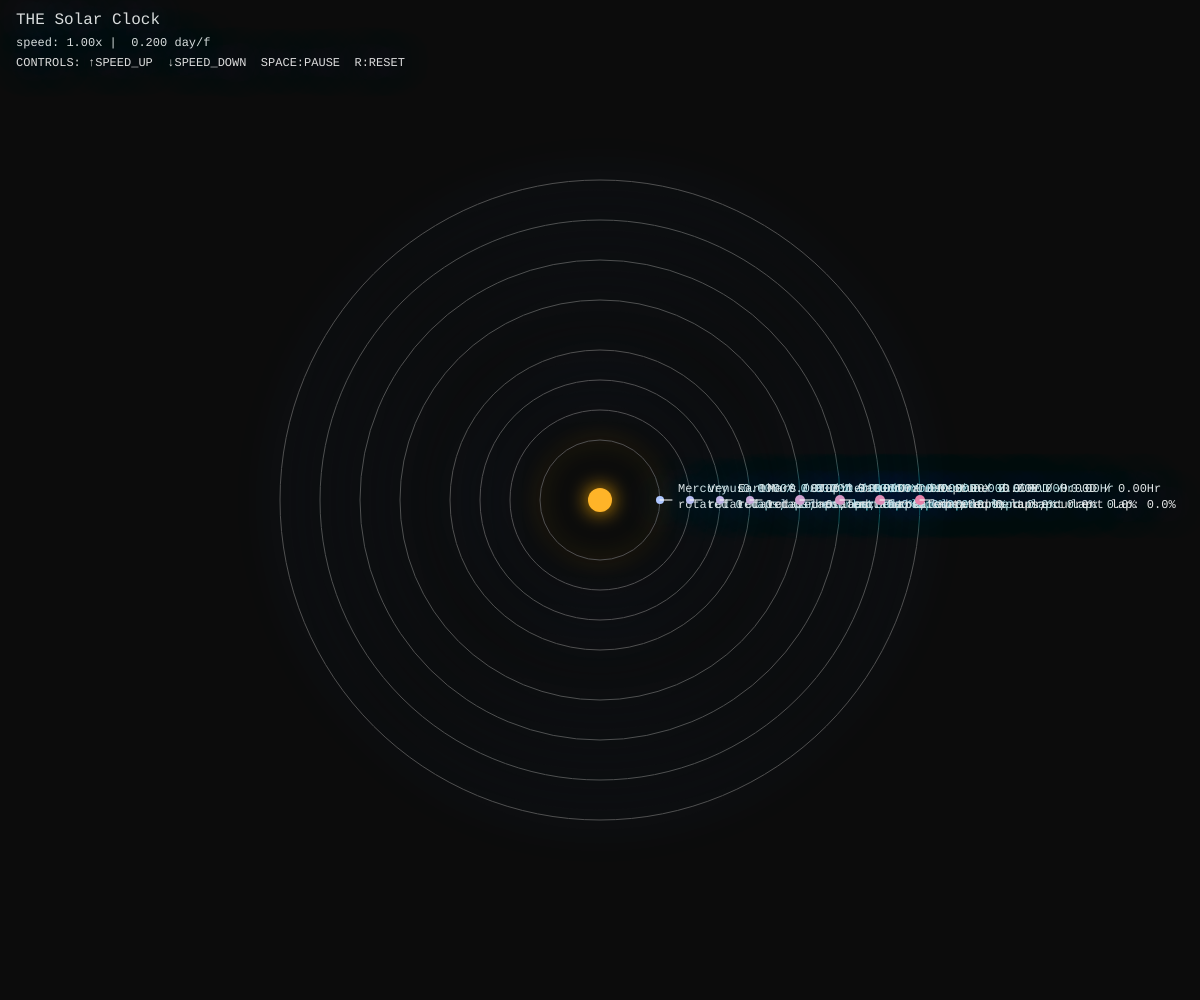
Frame 1 (no input)
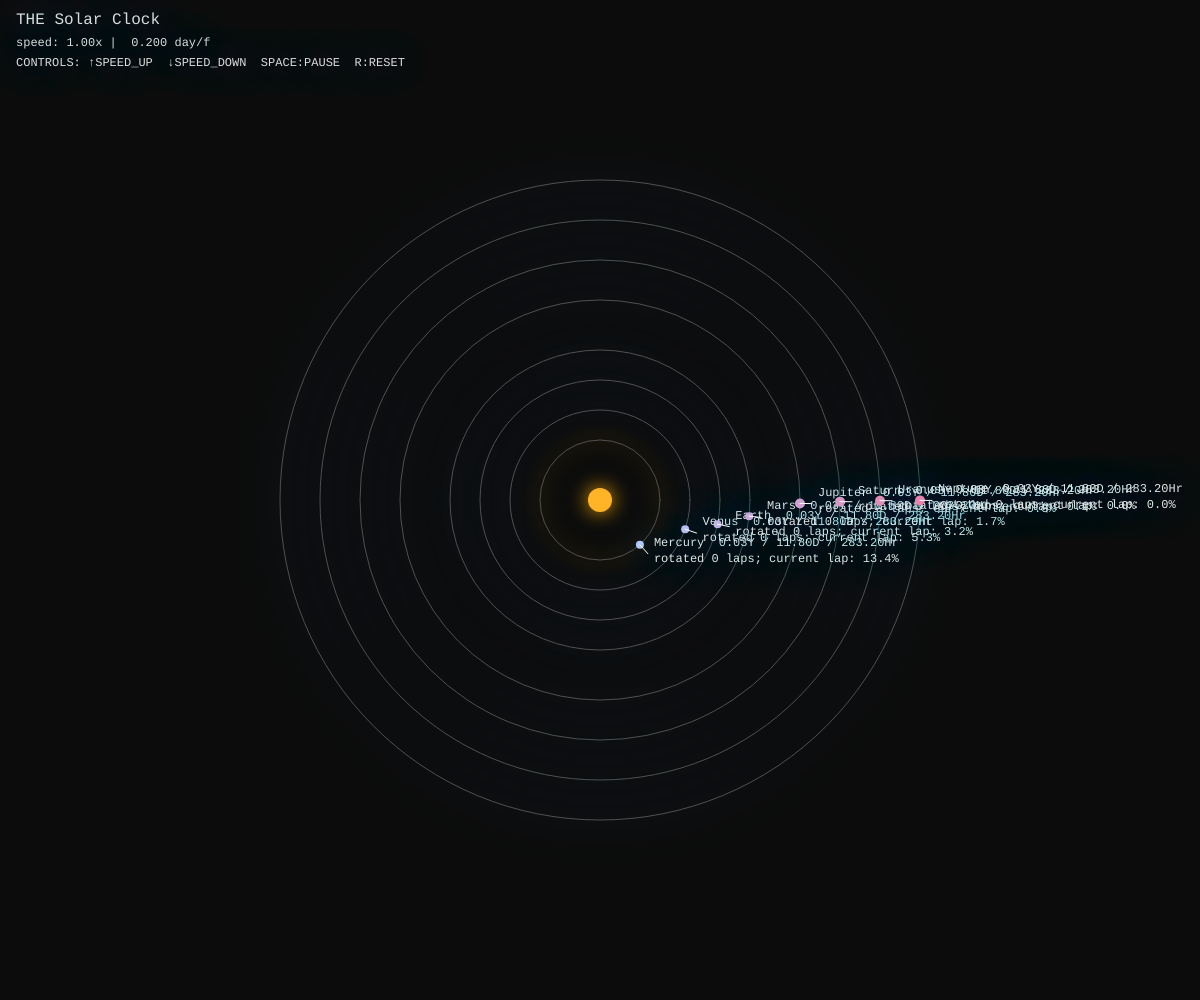
Frame 60 (no input)
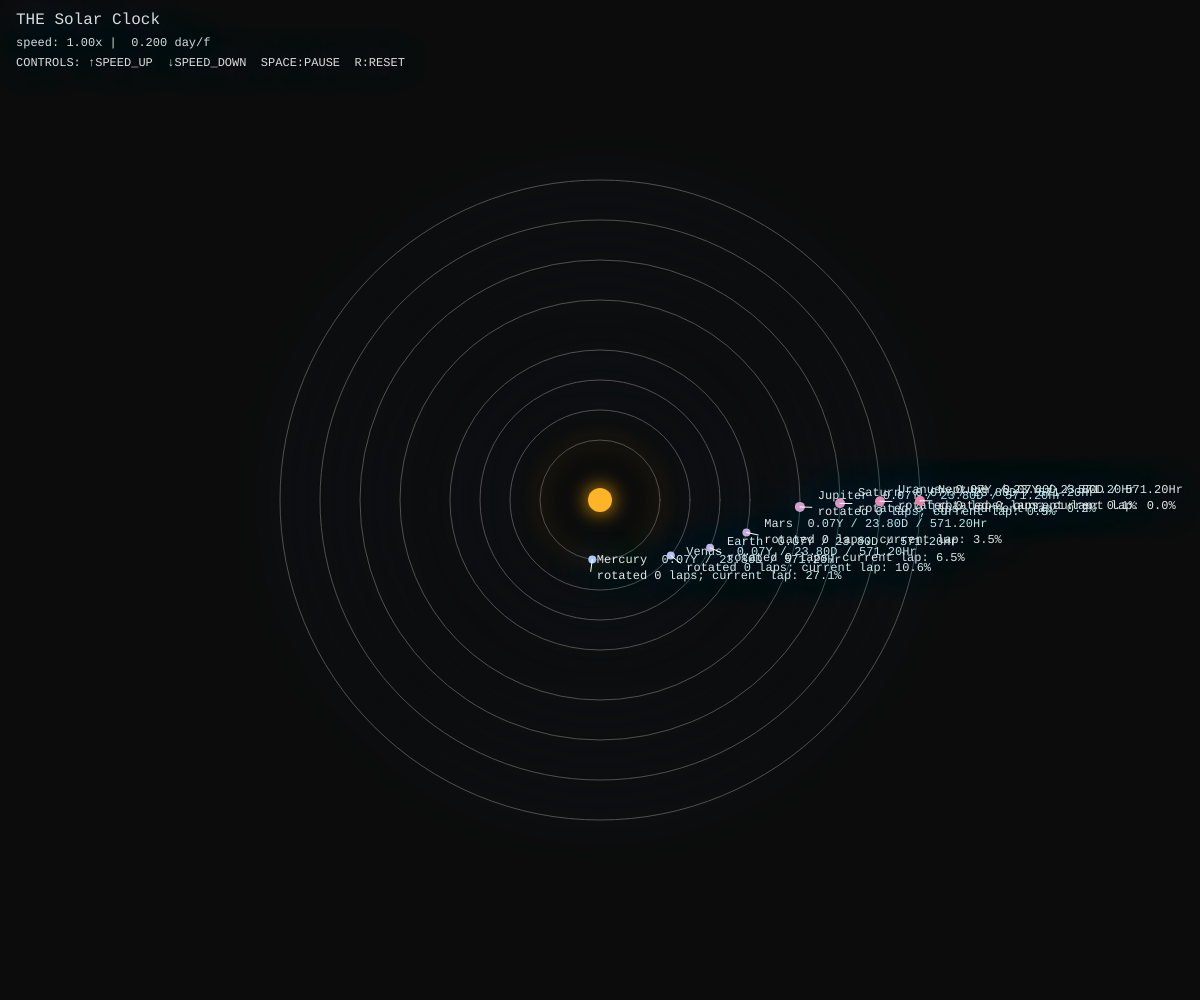
Frame 120 (the mouse pressed at the canvas centre since frame 60)

The p5.js sketch that drew these frames (run headless with seeded random() and noise() and a simulated clock; from frame 60 on, the mouse is pressed at the canvas centre):

// p5.js sketch
// ── sketch.js
// I want to creat a solar clock, representing the speed and time cost
// for all planets whithin the solar system. 
// There are 2 key funtions that I implemented, one is how each planet moves
// according to hours,day,and years, another is the speed up and down function.
// Earth days are used as a standard unit

// Here I want to set up basic definitions of my codes, where moset of the 
// defs here will be used in later codes.
let cx, cy;                 // the center of canvas
let simDays = 0;            // time simulation, unit = days
let baseDaysPerFrame = 0.2; // time that past per each frame, unit = days
let speedMult = 1;          // speed multiplier
let paused = false;         // indicate paused or not
let showOrbits = true;      // show the orbit graph or not

// Even though we have not learned yet, but in order to control each planet
// individually, I have to use an array to store their data seperately. 
// I got this idea from my highschool AP Java course... I have to relearn it
// since its a old memory of mine.

// The youtube tutorial for array I watched 
// by The Coding Train: https://www.youtube.com/watch?v=VIQoUghHSxU

// In below are arrays of solar names, their size on canvas, and their revolve periods. 
// Revolve periods in days are given by chatGPT, reference to
// NASA Planetary Fact Sheet: https://science.nasa.gov/solar-system/planets/.
let names   = ["Mercury","Venus","Earth","Mars","Jupiter","Saturn","Uranus","Neptune"];
let radii   = [       60,     90,    120,   150,      200,     240,     280,     320 ];
let periodD = [   87.969,224.701,365.256,686.980,4332.589,10759.22, 30688.5,   60182 ];

function setup(){
  createCanvas(windowWidth, windowHeight);
  // calculating center of x and y axis
  cx = width / 2;
  cy = height / 2;
  // set up the fonts
  textFont("monospace");
  textSize(12);
}

function draw(){
  background(12);

  // 1. making the center of canvas the location of sun
  translate(cx, cy);

  // 2. draw the sun
  // The glow effect I had explained in my last assignment and
  // in class.
  noStroke();
  drawingContext.shadowBlur = 20;
  drawingContext.shadowColor = color("#ffae00ff");
  fill(255, 180, 40);
  ellipse(0, 0, 24, 24);

  // 3. draw out all orbits
  if (showOrbits){
    noFill();
    stroke(80);
    // drawing out each orbit for each planets. The diameter 
    // of each orbit will be limited by the preset radii.
    for (let i = 0; i < radii.length; i++){
      ellipse(0, 0, radii[i]*2, radii[i]*2);
      drawingContext.shadowBlur = 40;
      drawingContext.shadowColor = color("#5e82ebff");
    }
  }

  // 4. draw all the planets
  
  // ***KEY STEP***
  // This loop is the key, controlling the planet's movement. 
  // All notes below is for me myself to better remembering the code.
  //-----------------------------------------------------------------------------
  for (let i = 0; i < names.length; i++){
    // doing all following code for each planets within this array "names"
    // when i < the number of names, keep going until go through all of them
    
    let P = periodD[i];              
    // get the revolved period of each planet
    
    let R = radii[i];               
    // get the planet's radius
    
    let laps = simDays / P;          
    // *IMPORTANT* simdays is how many days have past. Where P is how many days
    // it take for the planet to rotate a full lap.
    // SO simDays/P = how many laps had it rotated.
    // eg.: simDays = 365 for earth is 1 lap in total
    
    let progress = laps % 1;      
    // %1 here means get the value after decimals, since I only care about the
    // pencentage. laps = 3.27 after % 1 gives me .27. Which indicates it
    // had passed 27% of this current lap.
    
    let ang = TWO_PI * progress;   
    // this is to calculate the angle of planet.
    // 2 PI indicates 360 degree, multiplied by progress, given its current angle

    let x = R * cos(ang);
    let y = R * sin(ang);
    // converting current angle and radius into specific coordinates.
    // I understand this like drawing a circle on paper, "R" is the size
    // of the circle, "ang" is a position on the circle, and 
    // "cos(ang)"/"sin(ang" calculates the current x and y coordinates.
    // with every frame, the coordinate is refreshed, therefore creating
    // the animation.

    // the ellipse circles
    noStroke();
    let size = (i >= 4) ? 10 : 8;
    fill(180 + i*8, 200 - i*10, 255 - i*12);
    ellipse(x, y, size, size);

    // info above all planets (year, day, hrs)
    let totalyears = simDays/365;
    let totaldays  = simDays;
    let totalhours = simDays * 24.0;
    let whole = int(laps);
    let pct   = nf(progress * 100, 1, 1) + "%";

    // label location, a little next to each planet
    let tx = x + 12 * cos(ang);
    let ty = y + 12 * sin(ang);

    fill(230);
    noStroke();
  
    let info1 = names[i] + "  " 
              + nf(totalyears,1,2) + "Y / " 
              + nf(totaldays,1,2)  + "D / " 
              + nf(totalhours,1,2) + "Hr";
    let info2 = "rotated " + whole + " laps; current lap: " + pct;

    // add label info next to the planets
    text(info1, tx + 6, ty - 8);
    text(info2, tx + 6, ty + 8);

    // draw thr strokes indicates each planet
    // making it more obvious which info belongs to which planet
    // I lost myself finding how to make the line perfectly 
    // pointing the label while the planet is rotating, I decide to 
    // go with this for now.
    stroke(300);
    line(x, y, tx, ty);
  }
  //-----------------------------------------------------------------------------
  
  // 5. drawing the status bar above
  // need to move the center back to left top corner
  push(); 
  translate(-cx, -cy); // translate
  fill(220);
  noStroke();
  textSize(16);
  text("THE Solar Clock", 16, 24);


  textSize(12);
  // Reference all info from prviouse definitions. 
  let stepInfo = paused ? "pause" : (baseDaysPerFrame * speedMult).toFixed(3) + " day/f";
  text("speed: " + nf(speedMult,1,2) + "x |  " + stepInfo, 16, 46);
  text("CONTROLS: ↑SPEED_UP  ↓SPEED_DOWN  SPACE:PAUSE  R:RESET", 16, 66);
  pop();
  

  // 6. time Continues (if the scene is not paused)
  if (!paused){
    simDays += baseDaysPerFrame * speedMult;
  }
}

// 7. Keyboard control
// I want to use Keyboard control my speedUP and speedDOWN function.
// I have a previous knowledge of key control function in Python,
// therefore I believe key control function must exist within p5js.
// I looked up keyPressed() function within p5js library. Link is down below
// keyCode function on p5js: https://p5js.org/reference/p5/keyCode/
function keyPressed(){
  if (keyCode === UP_ARROW){
    if (speedMult < 1024) speedMult *= 2; // I set a maximum of 1024x of speed
  } 
  else if (keyCode === DOWN_ARROW){
    if (speedMult > 0.125) speedMult /= 2; // Also, minimum of 0.125x
  } 
  else if (key === ' '){ // if space bar is pressed, then pause
    paused = !paused; 
  } 
  else if (key === 'R' || key === 'r'){ //reset the entire scene using R key
    // Never forget to reset everything into default after reset
    simDays = 0;
    speedMult = 1;
    paused = false;
  }
}
